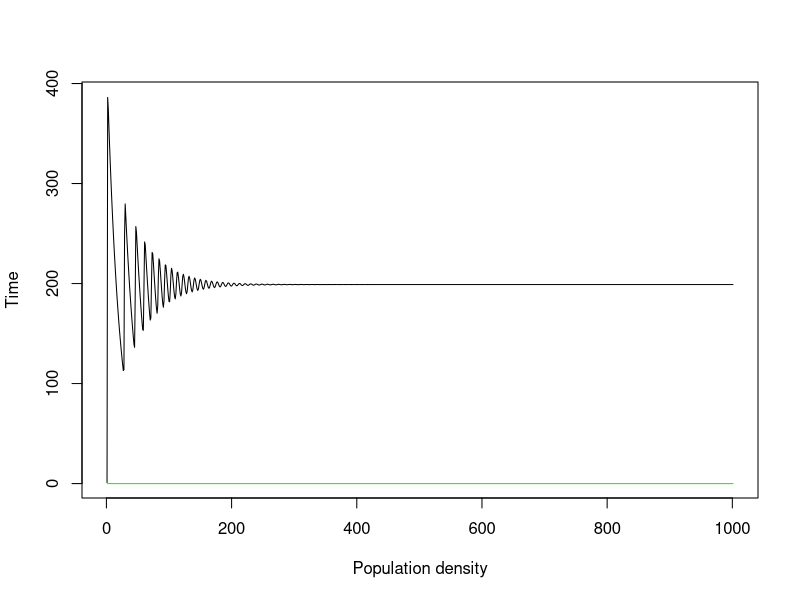

R code for this plot:
#=============================================================================
# R code to implement and explore an ODE for resource-consumer dynamics 
# between algae and photosynthetic diazotrophs. The model assumes that two
# Nitrogen pools are present: 1 in the water column that only algae consume, 
# and 1 that is internal to nitrogen-fixing diazotrophs. This second source
# can become available to algae when diazotrophs die. 
# 
# Eventually the demographic rates will become temperature dependent. 
#=============================================================================
# load libraries
#=============================================================================
library(tidyverse)
library(deSolve)


#=============================================================================
# Define the population dynamics through the following function
# This model includes two consumers: A(lgae) and D(iazotrophs)
# This model includes two resources: N1 and N2
# A consumes N1 and N2 in the form of dead D
# D consumes N2 only from an internal fixation process
# Competition for light is introduced as a per-capita shading factor (essentially
# an interspecific competition coefficient)
#=============================================================================

ad_mod = function(times,sp,parms){
	with( as.list(c(parms, sp )),
		{	#####Consumer dynamics
			#Algae: consumption of N2 is mortality of Diazotroph, competition
			#for light via aij*D
			dA = A * ( rA *(cA1*N1 +cA2*D*muD)  - aij*D- muA ) 
			#Diazotroph: Competition for light via aji*A
			dD = D * ( rD *(cD2*N2) - aji*A - muD )			 

			####Resource dynamics 
			# Birth - Death = Logistic growth - consumption
			dN1 = N1 * ( gN1 *(1 - N1/K_N1 ) - cA1*A )  
			
			# This is an internal process of D. 
			# How does Nitrogen "grow" in availability for D? 
			dN2 = N2 * ( gN2 *(1 - N2/K_N2 ) - cA2*D ) 

	  	list( c(dA,dD,dN1,dN2) )
		})	

}  

#=============================================================================
# Set values of the population parameters
#=============================================================================
rA = 2 #Algae intrinsic growth
cA1 = 0.5 #Algal consumption of N1
cA2 = 0.5 #Algal consumption of N2
aij = 0.8 #Light competition from D
muA = 0.5 # Mortality of A

rD =  1 #Diazotroph intrinsic growth
cD2 = 1 #D consumption of N2
aji = 0.8 #Light competition from A
muD = 0.8 #D mortalityt

gN1 =  100 #Growth of resource N1
K_N1 = 100  #Carrying capacity of resource N1
gN2 = 100 #Growth of resource N2 
K_N2 = 100 #Carrying capacity of resource N2

parms = list(
			rA = rA, cA1 = cA1, cA2 = cA2, aij = aij, muA = muA, 
			rD = rD, cD2 = cD2, muD = muD, aji = aji, 
			gN1 = gN1, K_N1 = K_N1,  
			gN2 = gN2, K_N2 = K_N2 
		 )

#=============================================================================
# Run the model with initial conditions 
#=============================================================================
tend = 100
delta1 = 0.1
times  = seq(from = 0, to = tend, by = delta1)
tl = length(times)
minit =  c(A =1, D=1, N1 = K_N1, N2=K_N2 )
ad_out = ode(y=minit, times=times, func=ad_mod, parms=parms)

#=============================================================================
# Plot
#=============================================================================

plot( ad_out [,2], t="l", ylab = "Time", xlab = "Population density")
cuse = c("red","blue","green")
for ( n in 3:5) {
	lines (ad_out[,n], col = cuse[n] )
}
